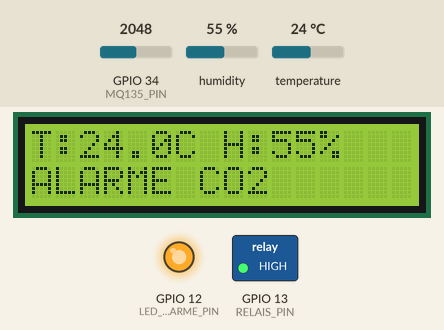
Recording of a sketch running on a simulated ESP32. On the bench: 16×2 character LCD, switched loads named in the sketch (green lamp = pin HIGH), output pins drawn as LEDs (lit = HIGH). The test bench sets the inputs (shaded band); at power-on: GPIO 34 (MQ135_PIN) = 2048, humidity 55 %, temperature 24 °C. WiFi joins after 1.5 s; servers stay silent unless stated; what the sketch prints to the serial monitor is not drawn.

Above: at 4.8 s.
4.9 s: GPIO 34 (MQ135_PIN) set to 1053
7.6 s: GPIO 34 (MQ135_PIN) set to 936
At 8.8 s:
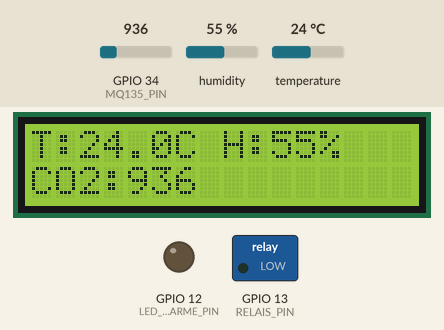
10.3 s: humidity set to 22 %
At 12.9 s:
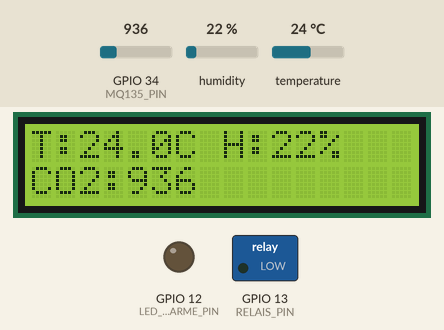
13.2 s: temperature set to 12 °C
At 14.4 s:
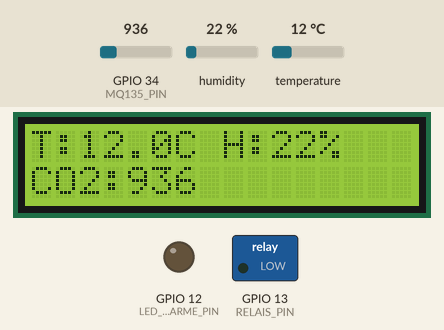
15.9 s: humidity set to 40 %
At 18.5 s:
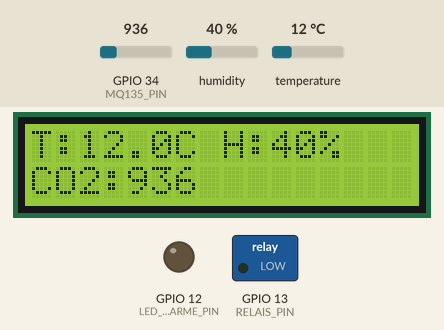
19.3 s: GPIO 34 (MQ135_PIN) set to 1040
At 20.5 s:
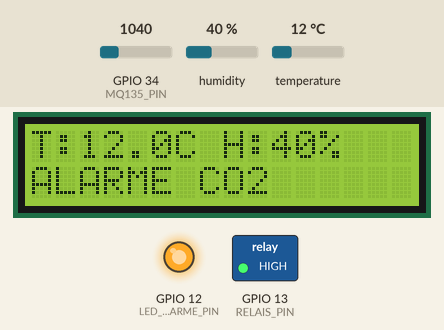
Timing chart, 0 to 22.3 s (numbered marks = the images above; inputs shaded):
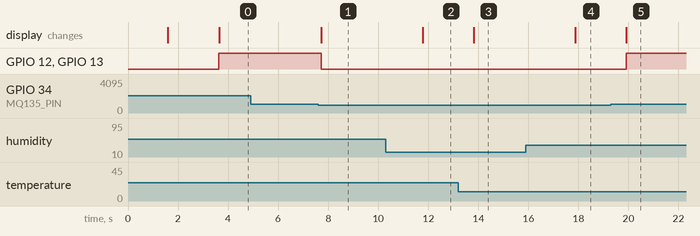

Measured:
- the behaviour switches between 1001 and 1000 on GPIO 34 (MQ135_PIN) (found by bisection; images 0 and 1)
- after the input at 4.9 s, every drawn part: stays the same
- after the input at 7.6 s, GPIO 12 (LED_ALARME_PIN), GPIO 13 (RELAIS_PIN): HIGH → LOW after 0.12 s; the display: changes after 0.12 s (image 1)
- after the input at 10.3 s, the display: changes after 1.5 s (image 2)
- after the input at 13.2 s, the display: changes after 0.61 s (image 3)
- after the input at 15.9 s, the display: changes after 2.0 s (image 4)
- after the input at 19.3 s, GPIO 12 (LED_ALARME_PIN), GPIO 13 (RELAIS_PIN): LOW → HIGH after 0.61 s; the display: changes after 0.62 s (image 5)

The sketch:

Projet4_apr24a_c_20260424112816.ino
```cpp
/*
  Projet IoT – Monitoring Environnemental
  Capteurs : DHT22 (température/humidité) + MQ-135 (CO2/qualité air)
  Envoi vers ThingSpeak (channel 3356600)
  Option : écran LCD I2C 16x2 + relais d'alarme + LED indication visuelle
  Sécurité : LED avec résistance 220Ω en série sur GPIO12
*/

#include <WiFi.h>
#include "DHT.h"
#include <ThingSpeak.h>
#include <Wire.h>         // Pour I2C (LCD)
#include <LiquidCrystal_I2C.h>   // Bibliothèque pour LCD I2C

// ==================== PARAMÈTRES À MODIFIER ====================
const char* ssid = "ALOPRO_NETWORK-2G";
const char* password = "Alopro512wifi";

// ThingSpeak
unsigned long myChannelID = 3356600;
const char* myWriteAPIKey = "YTRTROPLOXC27IRS";   // Write API Key

// Brochages capteurs
#define DHTPIN 4          // DHT22 sur GPIO4
#define DHTTYPE DHT22
#define MQ135_PIN 34      // Sortie analogique du MQ-135 sur GPIO34

// Option : relais (alarme si CO2 > seuil)
#define RELAIS_PIN 13     // Relais sur GPIO13
#define SEUIL_CO2 1000    // ppm (valeur analogique brute, à calibrer)

// Option : LED d'alarme (avec résistance 220Ω en série)
#define LED_ALARME_PIN 12 // LED sur GPIO12 (anode via résistance 220Ω vers broche, cathode vers GND)

// Option : écran LCD I2C (adresse typique 0x27 ou 0x3F)
#define LCD_ADDRESS 0x27
#define LCD_COLUMNS 16
#define LCD_ROWS 2

// ==================== INSTANCIATIONS ====================
DHT dht(DHTPIN, DHTTYPE);
WiFiClient client;
LiquidCrystal_I2C lcd(LCD_ADDRESS, LCD_COLUMNS, LCD_ROWS);

// Variables
float temperature = 0;
float humidite = 0;
int valeurCO2 = 0;        // valeur brute du MQ-135 (0-4095)
unsigned long dernierEnvoi = 0;
const long intervalleEnvoi = 20000; // 20 secondes minimum ThingSpeak

// ==================== SETUP ====================
void setup() {
  Serial.begin(115200);
  dht.begin();
  pinMode(MQ135_PIN, INPUT);
  pinMode(RELAIS_PIN, OUTPUT);
  pinMode(LED_ALARME_PIN, OUTPUT);   // Configuration de la LED
  digitalWrite(RELAIS_PIN, LOW);     // Relais éteint au départ
  digitalWrite(LED_ALARME_PIN, LOW); // LED éteinte au départ

  // Initialisation LCD (optionnel)
  Wire.begin();
  lcd.init();
  lcd.backlight();
  lcd.setCursor(0, 0);
  lcd.print("Initialisation");
  lcd.setCursor(0, 1);
  lcd.print("WiFi...");

  // Connexion WiFi
  WiFi.begin(ssid, password);
  Serial.print("Connexion WiFi");
  while (WiFi.status() != WL_CONNECTED) {
    delay(500);
    Serial.print(".");
  }
  Serial.println("\nWiFi connecté !");
  Serial.print("Adresse IP : ");
  Serial.println(WiFi.localIP());

  lcd.clear();
  lcd.setCursor(0, 0);
  lcd.print("WiFi OK");
  delay(2000);
  lcd.clear();

  ThingSpeak.begin(client);
}

// ==================== LOOP ====================
void loop() {
  // Lire les capteurs toutes les 2 secondes, mais n'envoyer que toutes les 20s
  lireCapteurs();
  afficherLCD();

  // Gestion de l'alarme (si CO2 dépasse seuil) : allume relais ET LED
  if (valeurCO2 > SEUIL_CO2) {
    digitalWrite(RELAIS_PIN, HIGH);
    digitalWrite(LED_ALARME_PIN, HIGH);   // Allume la LED
    Serial.println("⚠️ Alarme CO2 déclenchée !");
    lcd.setCursor(0, 1);
    lcd.print("ALARME CO2  ");
  } else {
    digitalWrite(RELAIS_PIN, LOW);
    digitalWrite(LED_ALARME_PIN, LOW);    // Éteint la LED
  }

  // Envoi périodique vers ThingSpeak
  if (millis() - dernierEnvoi >= intervalleEnvoi) {
    envoyerThingSpeak();
    dernierEnvoi = millis();
  }

  delay(2000); // on relit les capteurs toutes les 2 secondes
}

// ---------- Lecture DHT22 et MQ-135 ----------
void lireCapteurs() {
  // Lecture DHT
  float t = dht.readTemperature();
  float h = dht.readHumidity();

  if (!isnan(t)) temperature = t;
  if (!isnan(h)) humidite = h;

  // Lecture MQ-135 (valeur analogique 0-4095)
  valeurCO2 = analogRead(MQ135_PIN);

  // Affichage série
  Serial.print("Temp: "); Serial.print(temperature); Serial.print(" °C | ");
  Serial.print("Hum: "); Serial.print(humidite); Serial.println(" %");
  Serial.print("CO2 (brut): "); Serial.println(valeurCO2);
}

// ---------- Affichage sur LCD I2C ----------
void afficherLCD() {
  lcd.clear();
  lcd.setCursor(0, 0);
  lcd.print("T:");
  lcd.print(temperature, 1);
  lcd.print("C H:");
  lcd.print(humidite, 0);
  lcd.print("%");

  lcd.setCursor(0, 1);
  lcd.print("CO2:");
  lcd.print(valeurCO2);
  lcd.print("   ");  // efface anciens caractères
}

// ---------- Envoi des données vers ThingSpeak ----------
void envoyerThingSpeak() {
  // Mettre les valeurs dans les champs
  ThingSpeak.setField(1, temperature);
  ThingSpeak.setField(2, humidite);
  ThingSpeak.setField(3, valeurCO2);

  int httpCode = ThingSpeak.writeFields(myChannelID, myWriteAPIKey);

  if (httpCode == 200) {
    Serial.println("✅ Données envoyées à ThingSpeak");
  } else {
    Serial.print("❌ Erreur ThingSpeak, code : ");
    Serial.println(httpCode);
  }
}
```
